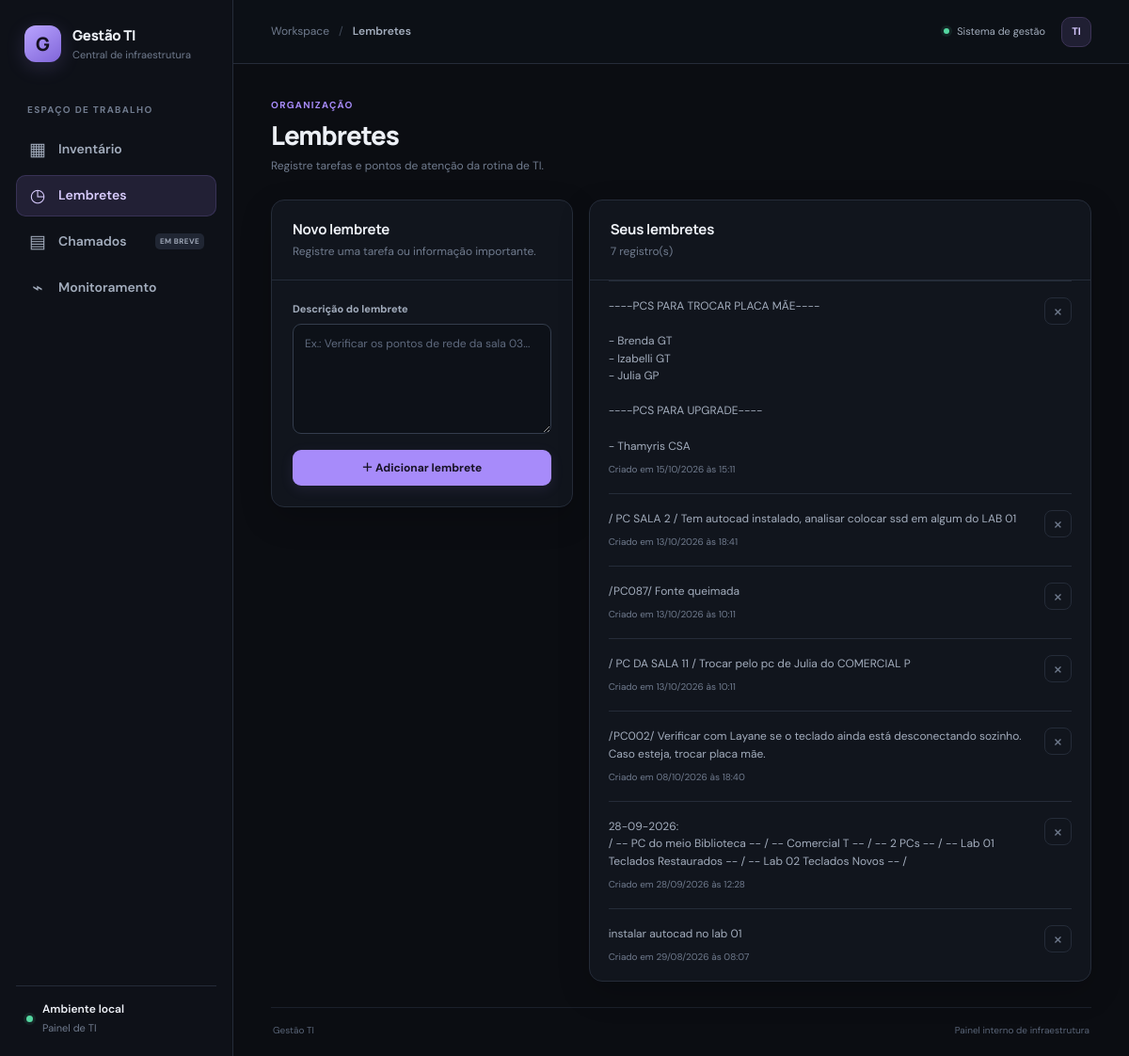
Screenshot of /lembretes with the database file from the repository.
### database/models.py (models this page shows)
class Lembrete(db.Model):
    __tablename__ = 'lembretes'
    id = db.Column(db.Integer, primary_key=True)
    texto = db.Column(db.Text, nullable=False)
    criado_em = db.Column(db.DateTime, default=agora)

### services/lembrete_services.py (the view)
def lembretes():
    if request.method == 'POST':
        texto = (request.form.get('texto') or '').strip()
        if texto:
            db.session.add(Lembrete(texto=texto))
            db.session.commit()
        return redirect(url_for('lembretes'))
    lista = Lembrete.query.order_by(Lembrete.criado_em.desc()).all()
    return render_template('lembretes.html', lembretes=lista)

### templates/lembretes.html (shortened to what this page needs)
{% extends "base.html" %}
{% block breadcrumb %}Lembretes{% endblock %}
{% block content %}
<section class="page-heading"><div><div class="eyebrow">ORGANIZAÇÃO</div><h1>Lembretes</h1><p class="page-description">Registre tarefas e pontos de atenção da rotina de TI.</p></div></section>
<div class="content-columns">
    <section class="panel">
        <div class="panel-header"><div><h2>Novo lembrete</h2><p>Registre uma tarefa ou informação importante.</p></div></div>
        <form method="POST" class="form reminder-form">
            <label class="field"><span>Descrição do lembrete</span><textarea name="texto" rows="5" placeholder="Ex.: Verificar os pontos de rede da sala 03..." required></textarea></label>
            <button type="submit" class="btn btn-primary">＋ Adicionar lembrete</button>
        </form>
    </section>
    <section class="panel">
        <div class="panel-header"><div><h2>Seus lembretes</h2><p>{{ lembretes|length }} registro(s)</p></div></div>
        <ul class="item-list reminder-list">
        {% for lembrete in lembretes %}
            <li><div class="item-list-copy"><p>{{ lembrete.texto }}</p><span class="item-meta">Criado em {{ lembrete.criado_em.strftime('%d/%m/%Y às %H:%M') }}</span></div><form method="POST" action="{{ url_for('excluir_lembrete', lembrete_id=lembrete.id) }}" class="inline-form" onsubmit="return confirm('Excluir este lembrete?');"><button type="submit" class="icon-button" aria-label="Excluir lembrete">×</button></form></li>
        {% else %}<li class="empty-state compact"><span class="empty-icon">◷</span><strong>Nenhum lembrete ainda</strong><p>Os lembretes adicionados aparecerão aqui.</p></li>{% endfor %}
        </ul>
    </section>
</div>
{% endblock %}

### static/css/style.css (style rules this page uses)
:root { color-scheme: dark; --bg: #0b0d12; --surface: #11151d; --surface-raised: #171c26; --surface-hover: #1c2330; --border: #252c39; --border-strong: #343d4d; --text: #edf0f6; --text-soft: #a3adbd; --text-muted: #707b8e; --accent: #a78bfa; --accent-hover: #b9a4ff; --accent-bg: rgba(167, 139, 250, .13); --green: #54d6a0; --amber: #f5bd61; --red: #ff7e86; --radius: 14px; --radius-sm: 9px; --shadow: 0 12px 34px rgba(0, 0, 0, .18); }
* { box-sizing: border-box; }
html { min-width: 320px; background: var(--bg); }
body { margin: 0; color: var(--text); background: var(--bg); font-family: 'DM Sans', system-ui, -apple-system, BlinkMacSystemFont, 'Segoe UI', sans-serif; font-size: 14px; line-height: 1.55; -webkit-font-smoothing: antialiased; }
button, input, textarea, select { font: inherit; }
button, a, input, textarea, select { -webkit-tap-highlight-color: transparent; }
.nav-label, .eyebrow { color: var(--text-muted); font-size: 10px; font-weight: 700; letter-spacing: 1.3px; }
.page-heading { display: flex; align-items: center; justify-content: space-between; gap: 24px; margin-bottom: 27px; }
.eyebrow { margin-bottom: 7px; color: var(--accent); }
h1, h2, p { margin-top: 0; }
h1 { margin-bottom: 7px; font: 800 clamp(25px, 2.3vw, 32px)/1.2 'Manrope', sans-serif; letter-spacing: -1px; }
h2 { margin-bottom: 4px; font: 700 15px/1.4 'Manrope', sans-serif; letter-spacing: -.2px; }
.page-description, .panel-header p { margin: 0; color: var(--text-muted); font-size: 12px; }
.btn { min-height: 38px; display: inline-flex; align-items: center; justify-content: center; gap: 8px; padding: 9px 14px; border: 1px solid transparent; border-radius: 9px; cursor: pointer; font-size: 12px; font-weight: 700; line-height: 1.2; white-space: nowrap; transition: background .18s, border-color .18s, transform .18s, color .18s; }
.btn-primary { background: var(--accent); color: #171225; box-shadow: 0 4px 14px rgba(167,139,250,.1); }
.panel { min-width: 0; border: 1px solid var(--border); border-radius: var(--radius); background: var(--surface); box-shadow: var(--shadow); overflow: hidden; }
.panel-header { display: flex; align-items: center; justify-content: space-between; gap: 18px; padding: 20px 22px; border-bottom: 1px solid var(--border); }
.form { display: flex; flex-direction: column; gap: 17px; }
.field { min-width: 0; display: flex; flex-direction: column; gap: 7px; }
.field > span { color: var(--text-soft); font-size: 11px; font-weight: 700; }
.field input, .field select, .field textarea, .form input, .form select, .form textarea { width: 100%; min-width: 0; padding: 11px 12px; border: 1px solid var(--border-strong); border-radius: 9px; outline: none; background: #0d1118; color: var(--text); font-size: 12px; transition: border-color .15s, box-shadow .15s; }
.field input::placeholder, .field textarea::placeholder, .form input::placeholder, .form textarea::placeholder { color: #5f6a7e; }
.field textarea, .form textarea { resize: vertical; min-height: 95px; }
.inline-form { display: inline-flex; margin: 0; }
.item-list { list-style: none; padding: 0; margin: 0; }
.item-list > li { display: flex; align-items: flex-start; justify-content: space-between; gap: 18px; padding: 15px 2px; border-top: 1px solid var(--border); }
.item-list-copy { min-width: 0; flex: 1; }
.item-list-copy p { margin: 4px 0 0; color: var(--text-soft); font-size: 12px; white-space: pre-wrap; overflow-wrap: anywhere; }
.content-columns { display: grid; grid-template-columns: minmax(260px, .75fr) minmax(0, 1.25fr); align-items: start; gap: 17px; }
.reminder-form { padding: 22px; }
.item-meta { display: block; margin-top: 8px; color: var(--text-muted); font-size: 10px; }
.reminder-list { padding: 0 20px; }
.reminder-list > li { padding: 17px 0; }
.reminder-list .item-list-copy p { margin-top: 0; }
.icon-button { width: 29px; height: 29px; display: grid; place-items: center; border: 1px solid var(--border); border-radius: 8px; background: transparent; color: var(--text-muted); cursor: pointer; font-size: 19px; line-height: 1; }

### rows the page displays
Lembrete: texto "----PCS PARA TROCAR PLACA MÃE---- - Brenda GT - Izabelli GT - Julia GP ----PCS PARA UPGRADE---- - Thamyris CSA", criado_em "15/10/2026 às 15:11"
Lembrete: texto "/ PC SALA 2 / Tem autocad instalado, analisar colocar ssd em algum do LAB 01", criado_em "13/10/2026 às 18:41"
Lembrete: texto "/PC087/ Fonte queimada", criado_em "13/10/2026 às 10:11"
Lembrete: texto "/ PC DA SALA 11 / Trocar pelo pc de Julia do COMERCIAL P", criado_em "13/10/2026 às 10:11"
Lembrete: texto "/PC002/ Verificar com Layane se o teclado ainda está desconectando sozinho. Caso esteja, trocar placa mãe.", criado_em "08/10/2026 às 18:40"
Lembrete: texto "28-09-2026: / -- PC do meio Biblioteca -- / -- Comercial T -- / -- 2 PCs -- / -- Lab 01 Teclados Restaurados -- / -- Lab 02 Teclados Novos -- /", criado_em "28/09/2026 às 12:28"
Lembrete: texto "instalar autocad no lab 01", criado_em "29/08/2026 às 08:07"

### other values shown
{{ lembretes|length }} "7"
